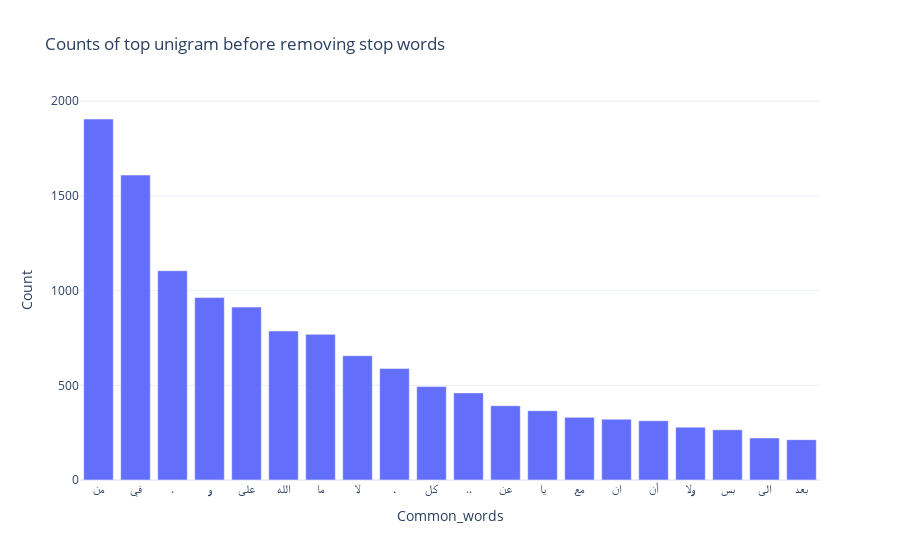

Here is the notebook cell this chart was saved with:
### Code cell
fig = px.bar(temp[:20], x='Common_words', y='count', title='Counts of top unigram before removing stop words', template='plotly_white', labels={'ngram': 'unigrams', 'count': 'Count'})
fig.show()

### Figure 1 — Plotly figure (JSON) as saved in the notebook; plotly's stock layout.template omitted (floating-point values rounded to 4 significant figures)
{"data": [{"alignmentgroup": "True", "hovertemplate": "Common_words=%{x}<br>Count=%{y}<extra></extra>", "legendgroup": "", "marker": {"color": "#636efa", "pattern": {"shape": ""}}, "name": "", "offsetgroup": "", "orientation": "v", "showlegend": false, "textposition": "auto", "type": "bar", "x": ["من", "في", ".", "و", "على", "الله", "ما", "لا", "،", "كل", "..", "عن", "يا", "مع", "ان", "أن", "ولا", "بس", "الى", "بعد"], "xaxis": "x", "y": [1906, 1610, 1105, 963, 913, 787, 769, 656, 589, 493, 460, 392, 366, 331, 321, 313, 279, 265, 222, 213], "yaxis": "y"}], "layout": {"barmode": "relative", "legend": {"tracegroupgap": 0}, "title": {"text": "Counts of top unigram before removing stop words"}, "xaxis": {"anchor": "y", "domain": [0, 1], "title": {"text": "Common_words"}}, "yaxis": {"anchor": "x", "domain": [0, 1], "title": {"text": "Count"}}}}
